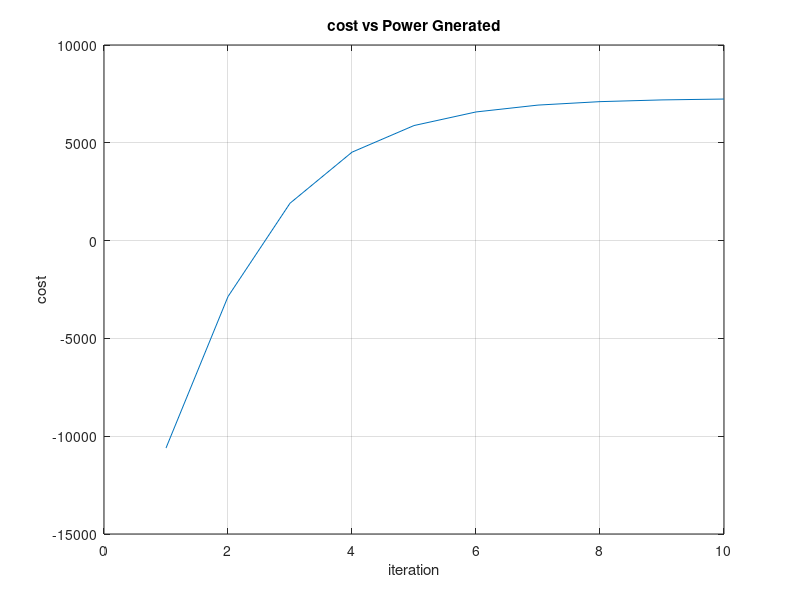

Recreate this plot in MATLAB.
clc
clear al
pd=800;
alpha=[510 310 18];
beta=[7.2 7.85 7.97];
gamma=[0.00142 0.00194 0.00482];
lambda=input('Lamda')
delp=1;
dell=1;
iter=0;
while abs(dell)>0.01
    for i=1:3
        P(i)=(lambda-beta(i))/(2*gamma(i));
    end
    delp=P(1)+P(2)+P(3)-pd;
    dell=delp/((1/(2*(gamma(1))))+ (1/(2*(gamma(2))))+(1/(2*(gamma(3)))));
    lambda=lambda-dell/2;
    iter=iter+1;
    cost(iter)=(alpha(1)+beta(1)*P(1)+gamma(1)*P(1).^2)+(alpha(2)+beta(2)*P(2)+gamma(2)*P(2).^2)+(alpha(3)+beta(3)*P(3)+gamma(3)*P(3).^2);
end
P
lambda
iter

totalcost=cost(iter)
j=1:1:iter;
plot(j,cost)
grid on
xlabel('iteration')
ylabel('cost')
title('cost vs Power Gnerated')